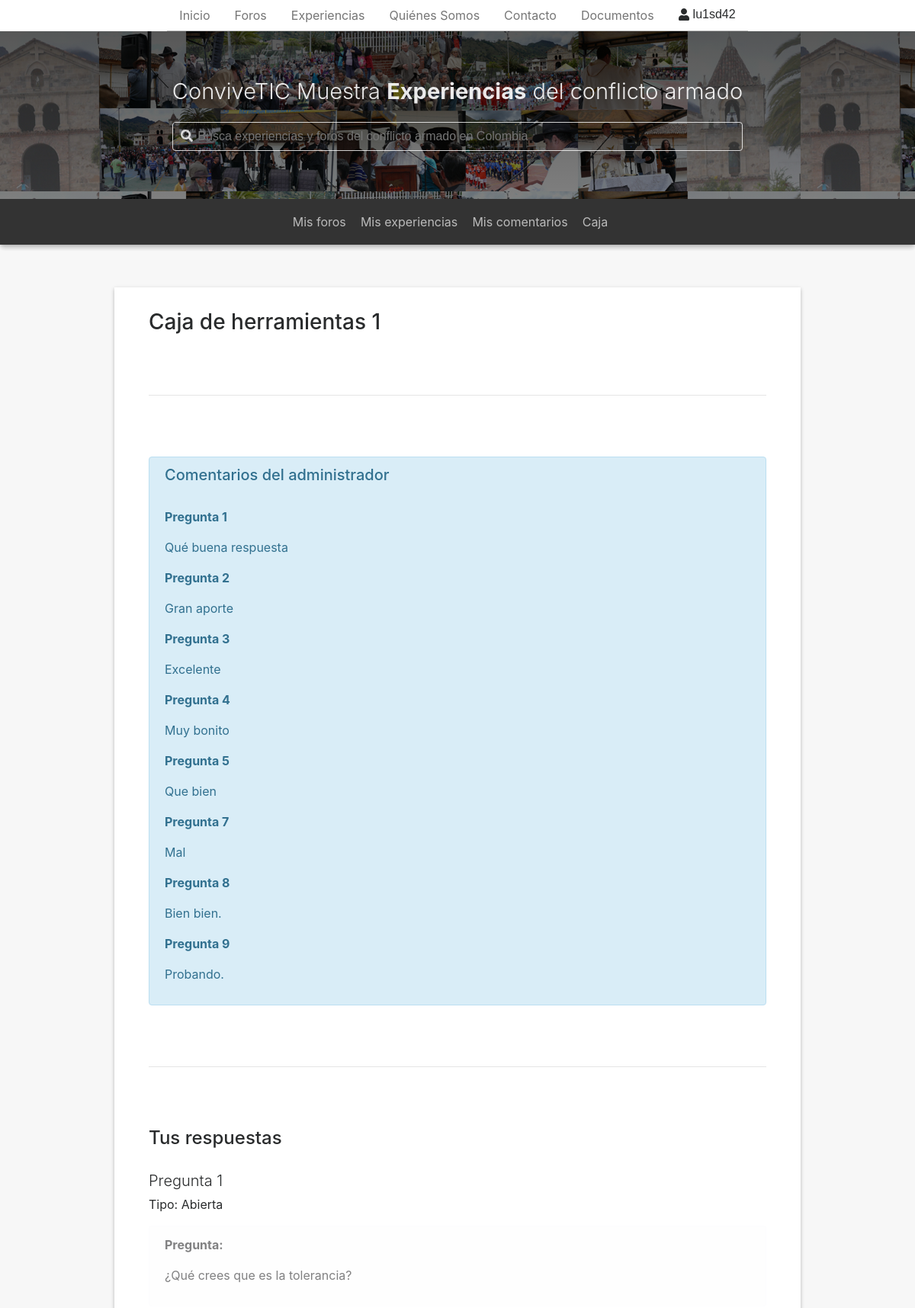
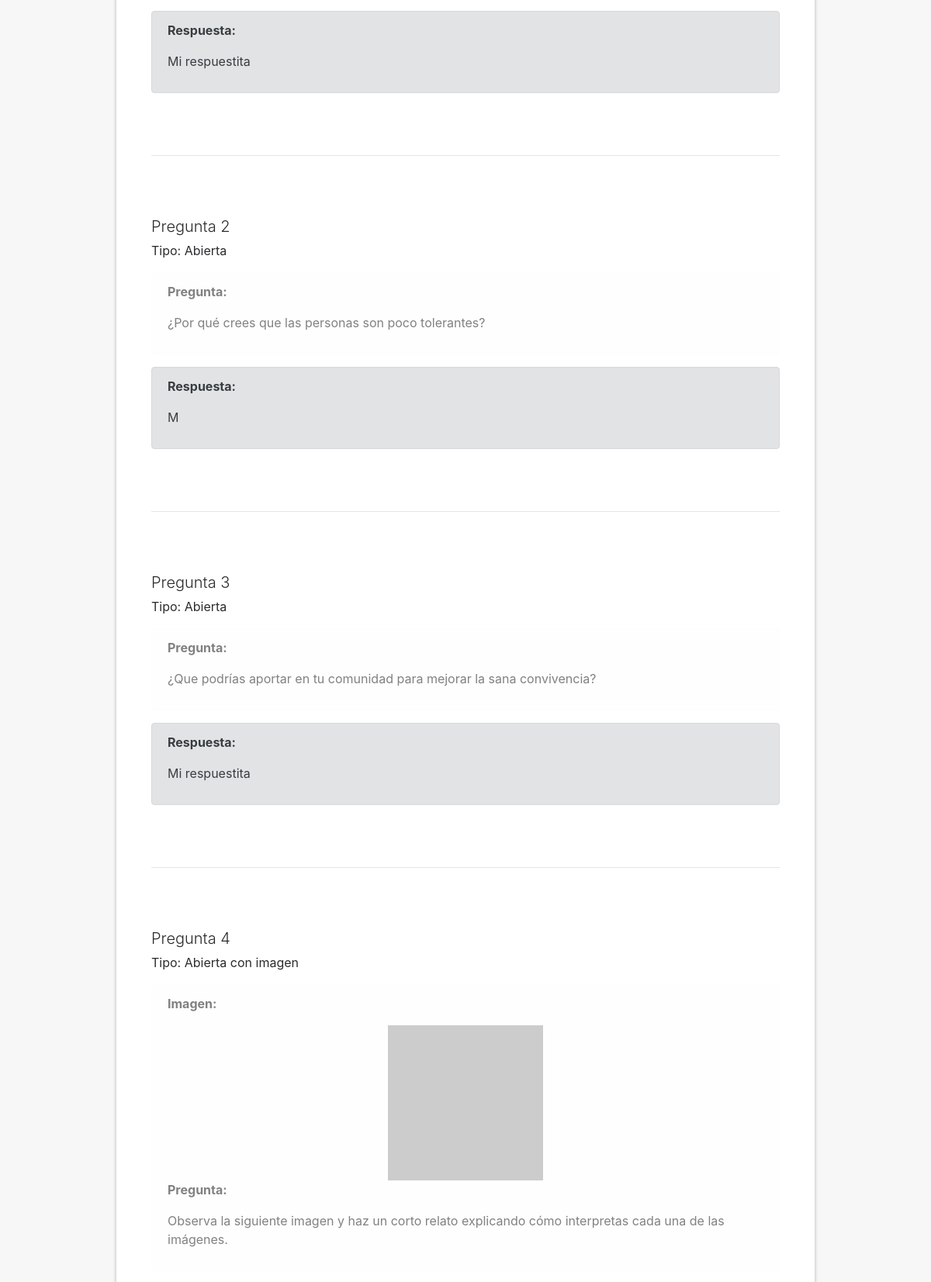
Page /guides/view_comment/1 (signed in, upper part) on the committed database (2 pictures, top to bottom).
### app/models.py (models this page shows)
class ToolboxUser(models.Model):
	toolbox = models.ForeignKey(
		Toolbox,
		on_delete = models.CASCADE
	)
	user = models.ForeignKey(
		User,
		on_delete=models.SET_NULL,
		null=True
	)
	comment = models.CharField(
		max_length = 500,
		blank=True,
		default=''
	)

class Question(models.Model):
	q_type = models.CharField(
		max_length = 20,
		choices = TEMPLATE_CHOICES,
		default = 'TEMP_TEST'
	)
	content = models.CharField(
		max_length = 1500,
		default = ''
	)
	content_templ = models.CharField(
		max_length = 1500,
		default = '',
		null=True,
		blank=True
	)
	img = models.CharField(
		max_length = 100,
		default = '',
		null = True,
		blank = True
	)
	title = models.CharField(
		max_length = 100,
		default = '',
		null = True,
		blank = True
	)
	is_html_content = models.BooleanField(
		default = False,
		choices = YES_NO_CHOICES
	)
	correct_answer = models.PositiveIntegerField(
		default = 0,
		null = True,
		blank = True
	)
	required = models.BooleanField(
		default=False,
		choices=YES_NO_CHOICES
	)
	answers_av = models.CharField(
		max_length = 100,
		default = '' ,
		null=True,
		blank=True
	)
	order = models.PositiveIntegerField(
		default = 0
	)
	toolbox = models.ForeignKey(
		Toolbox,
		on_delete=models.CASCADE,
		default=1
	)
	fill_answer = models.CharField(
		max_length = 700,
		default = '',
		null = True,
		blank = True
	)

class Answer(models.Model):
	question = models.ForeignKey(
		Question,
		on_delete=models.CASCADE,
		default=None
	)
	user = models.ForeignKey(
		User,
		on_delete=models.SET_NULL,
		null=True
	)
	answer = models.CharField(
		max_length = 600,
		default = '',
	)

### app/views.py (the view)
# urls.py: path('guides/view_comment/<str:tb_id>', ViewToolboxCommentView.as_view(), name="view_toolbox_comment"),
class ViewToolboxCommentView(LoginRequiredMixin, TemplateView):
	template_name = "app/view_toolbox_comment.html"
	def get_context_data(self, **kwargs):
		context = super().get_context_data(**kwargs)
		context['option_letters'] = { 0: 'A', 1: 'B', 2: 'C', 3: 'D' }
		user = self.request.user
		tb_id = kwargs['tb_id']
		toolbox = Toolbox.objects.get(id=tb_id)
		context['toolbox'] = toolbox
		context['user'] = user
		questions = toolbox.question_set.exclude(q_type__exact='TEMP_INTRO').exclude(q_type__exact='TEMP_TEXT').order_by('order')
		context['questions'] = questions
		answers = user.answer_set.filter(question__in=questions).order_by('question__order')
		context['answers'] = answers
		tbUsr = ToolboxUser.objects.get(toolbox = toolbox, user = user)
		context['comment'] = tbUsr.comment
		return context

### app/templatetags/auth_extras.py (called while the page is built)
@register.filter(name='has_group')
def has_group(user, group_name):
    try:
        group =  Group.objects.get(name=group_name)
    except Group.DoesNotExist:
        return False
    return group in user.groups.all()

### app/templatetags/map_item.py (called while the page is built)
@register.filter
def get_item(dictionary, key):
    return dictionary.get(key)

@register.filter
def get_list_item(dictionary, key):
    return dictionary[key]

### app/templates/app/view_toolbox_comment.html (shortened to what this page needs)
{% extends 'app/base.html' %}
{% load static %}
{% block content %}
<div class="comment-tb-container">
	<div class="comment-tb-content">
		<h3 class="tb-title">Caja de herramientas 1</h3>
		<hr>
		<div class="tb-comment">
			<div class="alert alert-info">
				{% if comment %}
					<h5>Comentarios del administrador</h5>
					<br>
					{{ comment|safe }}
				{% else %}
					<h5>Sin comentarios del administrador</h5>
				{% endif %}
			</div>
		</div>
		<hr>
		<h4 class="tb-user">Tus respuestas</h4>
		<br>
		{% for question in questions %}
			{% with answer=answers|get_list_item:forloop.counter %}
				{% if question.q_type == 'TEMP_TEST' %}
					<div class="tb-question-text">
						<h5 class="question-title">Pregunta {{ forloop.counter }}</h5>
						<p>Tipo: Abierta</p>
						<div class="alert alert-light">
							<p><strong>Pregunta:</strong></p>
							<p>{{ question.content }}</p>
						</div>
						<div class="alert alert-secondary">
							<p><strong>Respuesta:</strong></p>
							<p>{{ answer.answer }}</p>
						</div>
					</div>
					<hr>
				{% elif question.q_type == 'TEMP_TEST_IMAGE' %}
					<div class="tb-question-image">
						<h5 class="question-title">Pregunta {{ forloop.counter }}</h5>
						<p>Tipo: Abierta con imagen</p>
						<div class="alert alert-light">
							<p><strong>Imagen:</strong></p>
							<div class="text-center">
								<img src="{{ question.img }}">
							</div>
							<p><strong>Pregunta:</strong></p>
							<p>{{ question.content }}</p>
						</div>
					</div>
				{% endif %}
			{% endwith %}
		{% endfor %}
	</div>
</div>
{% endblock %}

### app/templates/app/base.html (shortened to what this page needs)
{% load static %}
{% load auth_extras %}
<!DOCTYPE html>
<html lang="es" >
<head>
	<link rel="stylesheet" type="text/css" href="{% static 'app/libs/tether/dist/css/tether.min.css' %}">
	<link rel="stylesheet" type="text/css" href="{% static 'app/libs/bootstrap/dist/css/bootstrap.min.css' %}">
	<link rel="stylesheet" type="text/css" href="{% static 'app/libs/toastr/toastr.min.css' %}">
	<link rel="stylesheet" type="text/css" href="{% static 'app/style.css' %}" />
	<link rel="stylesheet" type="text/css" href="https://cdnjs.cloudflare.com/ajax/libs/imagehover.css/1.0/css/imagehover.min.css">
</head>
<body ng-app='conviveticApp' ng-cloak>
	<header ng-controller="homeController as hCtrl">
		<div class="nav-c">
			<nav class="nav">
			  <a class="nav-link active" href="{% url 'index' %}">Inicio</a>
			  <a class="nav-link" href="{% url 'forums' %}">Foros</a>
			  <a class="nav-link" href="{% url 'experiences' %}">Experiencias</a>
			  <a class="nav-link" href="{% url 'about-us' %}">Quiénes Somos</a>
			  <a class="nav-link" href="{% url 'contact-us' %}">Contacto</a>
			  <a class="nav-link" href="{% url 'document' %}">Documentos</a>
		  		{% if request.user.is_authenticated %}
				<div class="dropdown">
				  <button class="btn btn-secondary dropdown-toggle" type="button" id="dropdownMenuButton" data-toggle="dropdown" aria-haspopup="true" aria-expanded="false">
				  	<div class="profile-usr-c">
				    	<i class="fa fa-user" aria-hidden="true"></i>
						{{ request.user.username }}
				  	</div>
				  </button>
				</div>
			  	{% else %}
		  			<a class="login-link" href="{% url 'login' %}">Iniciar Sesión</a>
			  	{% endif %}
			</nav>
		</div>
		<div class="subheader">
			<div class="subheader-c">
				<div class="sub-content">
					<h4>ConviveTIC Muestra <span class=>Experiencias</span> del conflicto armado</h4>
					<div class="search-box rounded">
						<form action="{% url 'search' %}">
							<i class="fas fa-search"></i>
							<input class="input-box" name="q" type="text" placeholder="Busca experiencias y foros del conflicto armado en Colombia">
						</form>
					</div>
				</div>
			</div>
		</div>
		{% if request.user.is_authenticated %}
			<div class="secondary-nav">
			<div class="sec-nav-c">
				<ul>
					<li class="medium-li"><a href="{% url 'my-forums' %}">Mis foros</a></li>
					<li class="large-li"><a href="{% url 'my-experiences' %}">Mis experiencias</a></li>
					<li class="large-li"><a href="{% url 'my-comments' %}">Mis comentarios</a></li>
					{% if request.user|has_group:"Estudiante" %}
						<li><a href="{% url 'box' %}">Caja</a></li>
					{% endif %}
				</ul>
			</div>
		</div>
		{% endif %}
	</header>
	{% block content %} {% endblock %}
</body>
</html>

### rows in the picture
ToolboxUser: comment "Pregunta 1 Qué buena respuesta Pregunta 2 Gran aporte Pregunta 3 Excelente Pregunta 4 Muy bonito Pregunta 5 Que bien Pregunta 7 Mal Pregunta 8 Bien bien. Pregunta 9 Probando."
Question: content "¿Qué crees que es la tolerancia?"
Answer: answer "Mi respuestita"
Question: content "¿Por qué crees que las personas son poco tolerantes?"
Answer: answer "M"
Question: content "¿Que podrías aportar en tu comunidad para mejorar la sana convivencia?"
Answer: answer "Mi respuestita"
Question: content "Observa la siguiente imagen y haz un corto relato explicando cómo interpretas cada una de las imágenes."

### other values in the picture
{{ request.user.username }} "lu1sd42"
